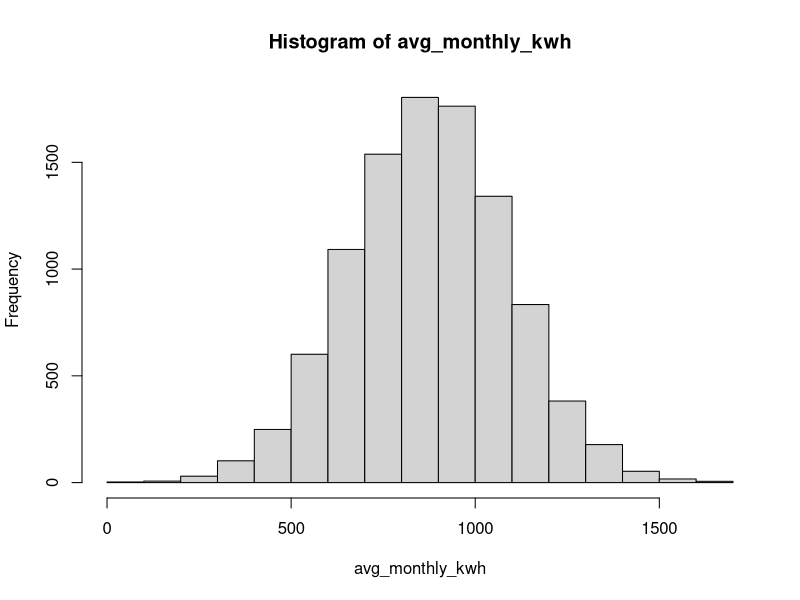

Write R code to recreate this figure.
require(reshape2)

## Create Sample Data


#customer id
ids <- 1:10000

#number of programs the customer participated in
n_programs_participated <- sample(0:3, size = 10000, replace = TRUE, prob = c(.70,.20,.05,.05))

#average month energy use by customer (mean in 2019 was 877 kWh according to EIA) 
avg_monthly_kwh <- rnorm(10000,877,877/4)
hist(avg_monthly_kwh)

#survey response - how environmentally concious are you?
survey_response <- floor(runif(10000, min=1, max=10))

# Sort energy use ascending and programs descending
avg_monthly_kwh <- sort(avg_monthly_kwh, decreasing = FALSE)
n_programs_participated <- sort(n_programs_participated, decreasing = TRUE)
          
#Combine vectors into dataframe
df <- data.frame(ids,avg_monthly_kwh,n_programs_participated,survey_response)
colnames(df) <- c("id","avg_monthly_kwh","n_programs_participated","survey_response")


